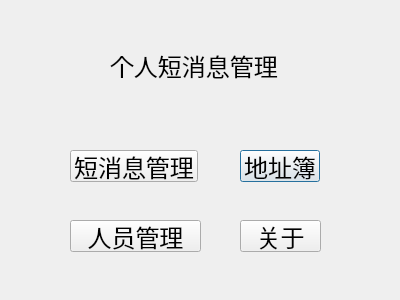
<?xml version="1.0" encoding="UTF-8"?>
<ui version="4.0">
 <class>mainDialog</class>
 <widget class="QDialog" name="mainDialog">
  <property name="geometry">
   <rect>
    <x>0</x>
    <y>0</y>
    <width>400</width>
    <height>300</height>
   </rect>
  </property>
  <property name="windowTitle">
   <string>Dialog</string>
  </property>
  <widget class="QLabel" name="label">
   <property name="geometry">
    <rect>
     <x>110</x>
     <y>20</y>
     <width>171</width>
     <height>91</height>
    </rect>
   </property>
   <property name="font">
    <font>
     <pointsize>18</pointsize>
    </font>
   </property>
   <property name="text">
    <string>个人短消息管理</string>
   </property>
  </widget>
  <widget class="QPushButton" name="pushButton">
   <property name="geometry">
    <rect>
     <x>240</x>
     <y>150</y>
     <width>80</width>
     <height>32</height>
    </rect>
   </property>
   <property name="font">
    <font>
     <pointsize>18</pointsize>
    </font>
   </property>
   <property name="text">
    <string>地址簿</string>
   </property>
  </widget>
  <widget class="QPushButton" name="pushButton_2">
   <property name="geometry">
    <rect>
     <x>70</x>
     <y>150</y>
     <width>128</width>
     <height>32</height>
    </rect>
   </property>
   <property name="font">
    <font>
     <pointsize>18</pointsize>
    </font>
   </property>
   <property name="text">
    <string>短消息管理</string>
   </property>
  </widget>
  <widget class="QPushButton" name="pushButton_3">
   <property name="geometry">
    <rect>
     <x>70</x>
     <y>220</y>
     <width>131</width>
     <height>32</height>
    </rect>
   </property>
   <property name="font">
    <font>
     <pointsize>18</pointsize>
    </font>
   </property>
   <property name="text">
    <string>人员管理</string>
   </property>
  </widget>
  <widget class="QPushButton" name="pushButton_4">
   <property name="geometry">
    <rect>
     <x>240</x>
     <y>220</y>
     <width>81</width>
     <height>32</height>
    </rect>
   </property>
   <property name="font">
    <font>
     <pointsize>18</pointsize>
    </font>
   </property>
   <property name="text">
    <string>关于</string>
   </property>
  </widget>
 </widget>
 <resources/>
 <connections/>
</ui>
